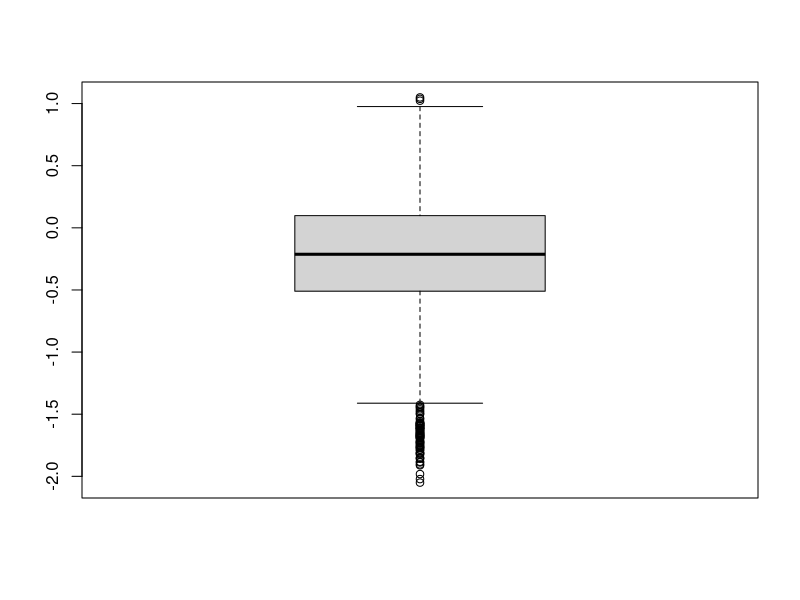
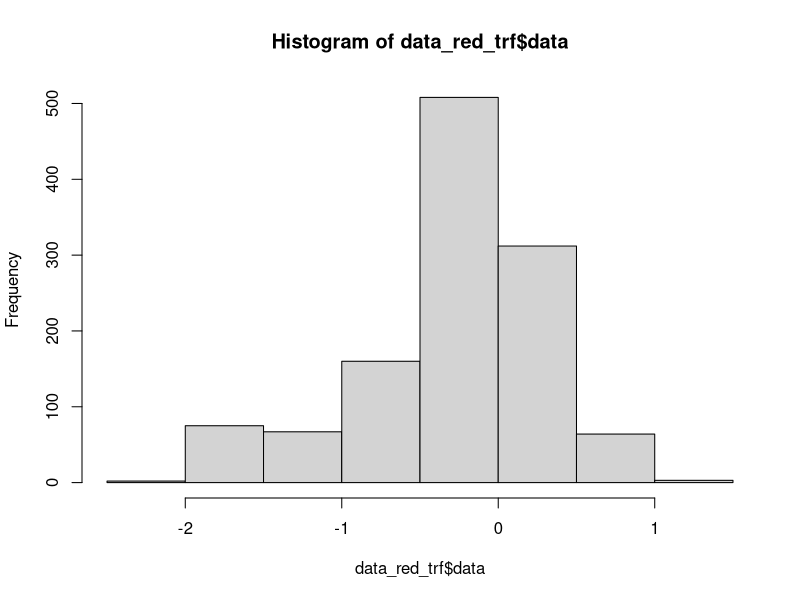
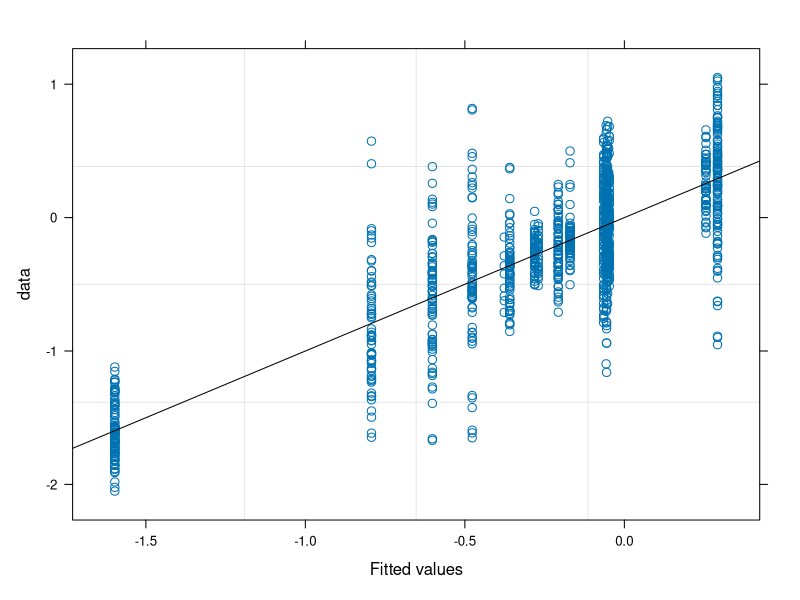
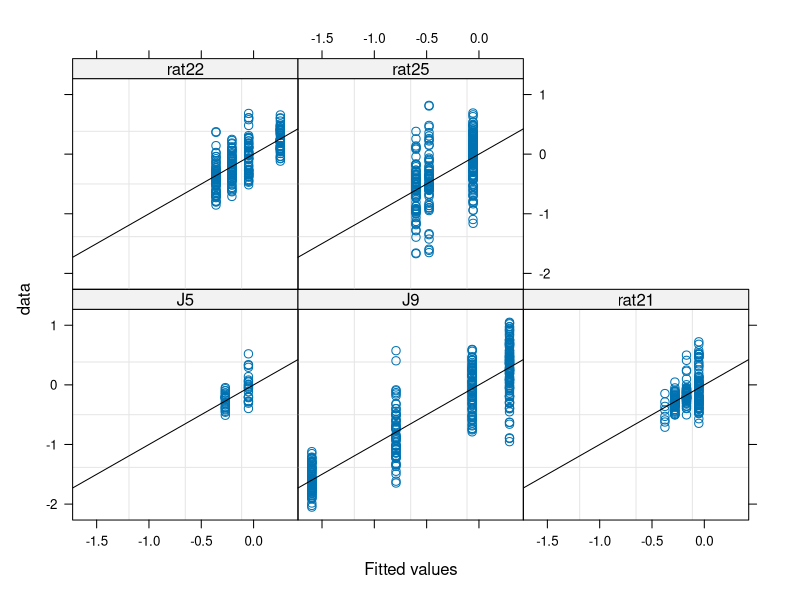
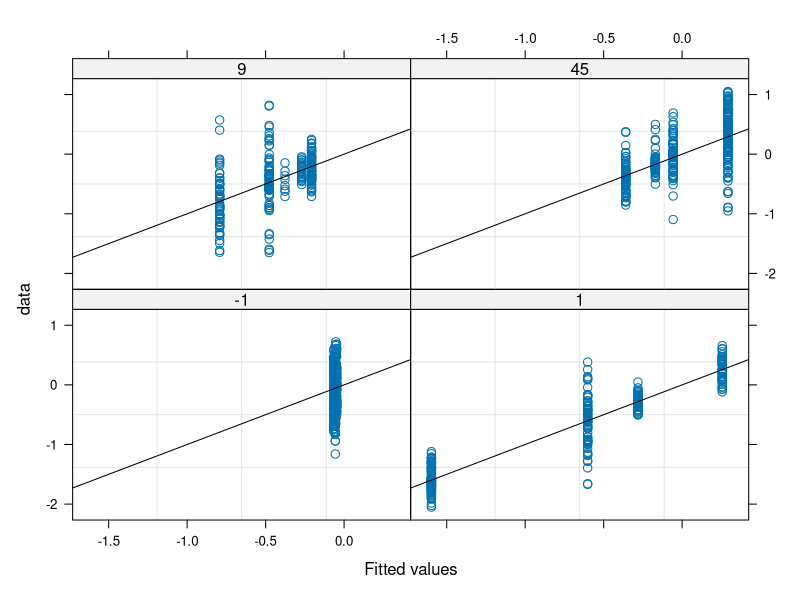
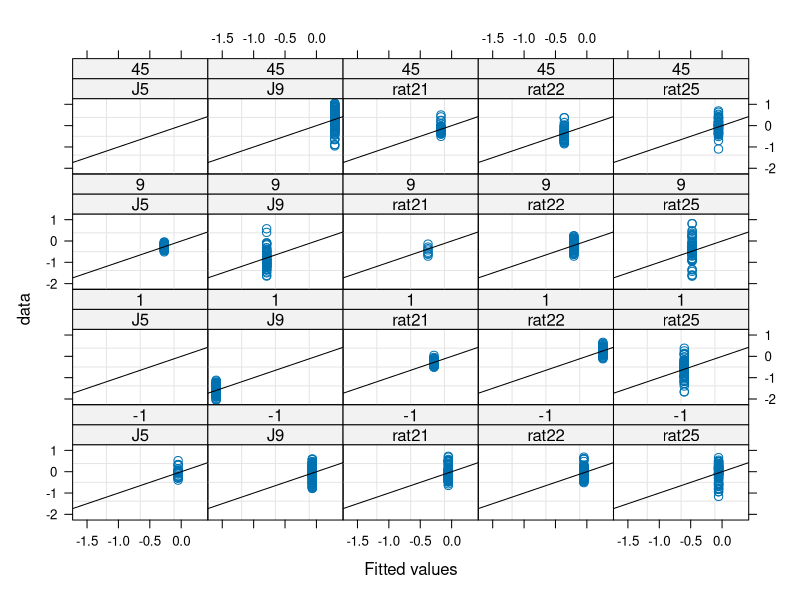
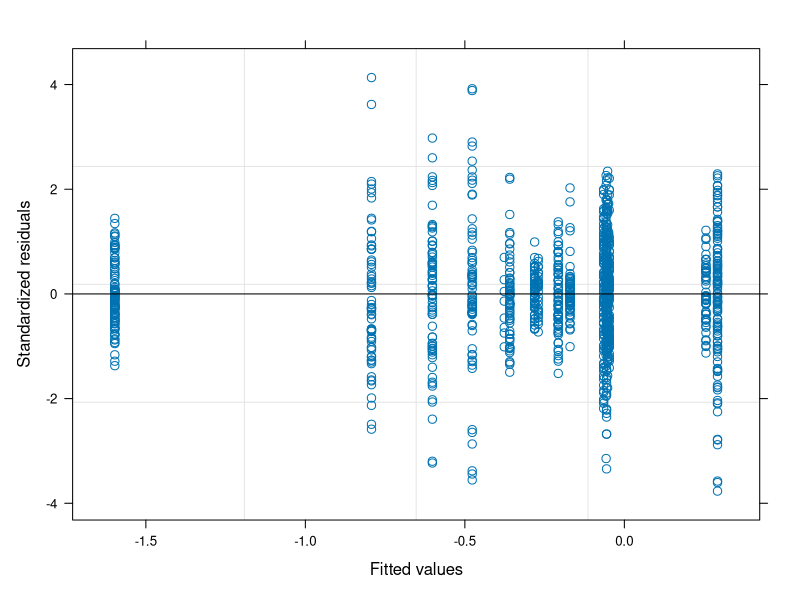
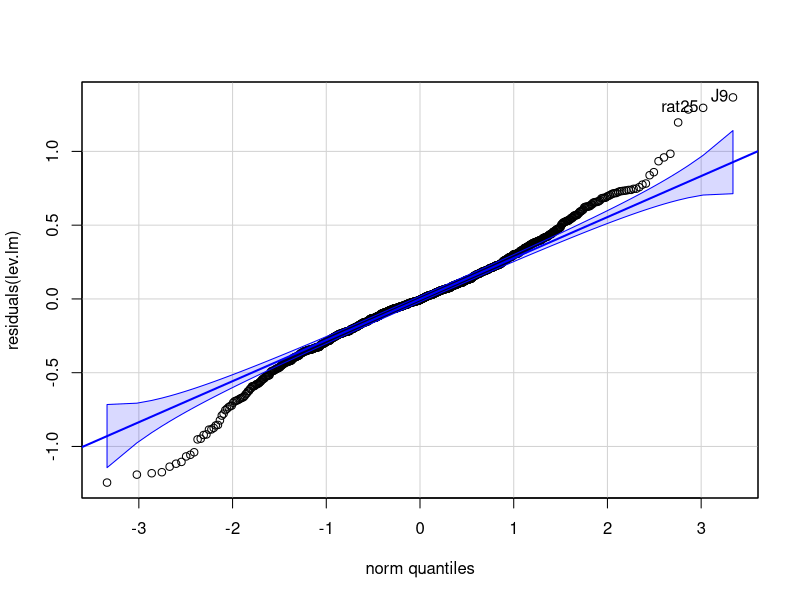

R code for these plots, in order:
require(nlme)
require(graphics)
require(car)
require(MASS)

library(multcomp)

setwd("./")

# empty environment
rm(list=ls())

# load data
data_all = read.csv("./bursts_BFp_SM_GRc.csv")

####################################################################################

# desired muscle
desMuscName <- "BFpC"
desMusc     <- as.factor(desMuscName);

# desired days
desDays     <- as.factor(c("-1","1","9","45"));

# desired subjects
desRatID <- as.factor(c("rat21","rat22","rat24","rat25","J5","J9"))

# extract data
data_red <- data_all[data_all$ratID %in% desRatID & data_all$muscle %in% desMusc & data_all$des_days %in% desDays,]

data_red$ratID    <- factor(data_red$ratID)
data_red$muscle   <- factor(data_red$muscle)
data_red$des_days <- as.factor(data_red$des_days)

# Data transformation
data_red_trf      <- data_red
data_red_trf$data <- log(data_red_trf$data)

boxplot(data_red_trf$data)
hist(data_red_trf$data,breaks=10)

############################### Fit model ##########################################

lCtr <- lmeControl(maxIter = 5000, niterEM = 500, msMaxIter=1000, msMaxEval=1000, msVerbose = FALSE, opt = 'optim')

# Days (and intercept) as a random variable (to account for the variability cross subjects)
lev.lm_nonNest_r  <- lme(data ~ des_days, random = ~des_days|ratID, data=data_red_trf, na.action=na.omit, method = "ML", control=lCtr)

lev.lm <- lev.lm_nonNest_r
summary(lev.lm)

############################ assumptions ############################

#### Fitted values

plot(lev.lm, data~fitted(.), abline = c(0,1)) 
plot(lev.lm, data~fitted(.)|ratID, abline = c(0,1))
plot(lev.lm, data~fitted(.)|des_days, abline = c(0,1))
plot(lev.lm, data~fitted(.)|ratID*des_days, abline = c(0,1))


#### Residuals (should have constant variance and be normally distributed)

plot(lev.lm)                       # Residuals (should have constant variance)
qqp(residuals(lev.lm),"norm")      # Residuals (should be normally distributed)

boxplot(residuals(lev.lm))

myx <- seq(min(residuals(lev.lm)), max(residuals(lev.lm)), length.out= 100)
myhist <- hist(residuals(lev.lm),breaks=20)
multiplier <- myhist$counts / myhist$density

varMean <- lev.lm$sigma * mean(fitted(lev.lm)) ^ (2*lev.lm$modelStruct$varStruct)
normal <- dnorm(x = myx, mean = 0, sd = sqrt(varMean))

normal <- dnorm(x = myx, mean = 0, sd = lev.lm$sigma)

lines(myx, normal* multiplier[1], col = "blue", lwd = 2)

shapiro.test(residuals(lev.lm))


#### Random effects (should be normally distributed)

randBase <- ranef(lev.lm)

randEff <- randBase$`(Intercept)`
qqp( randEff )                         # Random effects (should be notmally distributed)
myx <- seq(min(randEff), max(randEff), length.out= 100)
myhist <- hist(randEff)
multiplier <- myhist$counts / myhist$density
normal <- dnorm(x = myx, mean = 0, sd = as.numeric(VarCorr(lev.lm)[1,2]) )
lines(myx, normal*multiplier[1], col = "blue", lwd = 2)

shapiro.test(randEff)

randEff <- randBase$des_days1
qqp( randEff )  

randEff <- randBase$des_days9
qqp( randEff )  

randEff <- randBase$des_days45
qqp( randEff )  

#############################################################################
################################ PREDICTIONS ################################
#############################################################################

# unique values of the factors
pred <- expand.grid(muscle=unique(data_red$muscle),des_days=unique(data_red$des_days))

# polulation level (level=0) predictions
y=predict(lev.lm, level=0, newdata=pred)
pred$pred_val = y

pred <- pred[order(pred$muscle, pred$des_days),]

############ Compute menas ############
# remove non-used columns and NaN
dat_lev.small <- data_red_trf[,c("ratID","muscle","des_days","data")]
dat_lev.small <- dat_lev.small[!is.na(dat_lev.small$data),]

# mean over gait cycle and rats
data_red.mean <- aggregate(dat_lev.small$data, by = list(dat_lev.small$muscle, dat_lev.small$des_days), FUN = 'mean')
colnames(data_red.mean) <- c("muscle","des_days","data_mean")

data_red.mean <- data_red.mean[order(data_red.mean$muscle, data_red.mean$des_days),]

pred$data_mean = data_red.mean$data_mean
pred$diff      = pred$pred_val - pred$data_mean
pred$diff_perc = pred$diff/pred$data_mean*100

# mean over gait cycles for each rat
data_red.meanSbj <- aggregate(dat_lev.small$data, by = list(dat_lev.small$ratID, dat_lev.small$muscle, dat_lev.small$des_days), FUN = 'mean')
colnames(data_red.meanSbj) <- c("ratID","muscle","des_days","data_mean")

# Mean of the means
data_red.meanSbjAll <- aggregate(data_red.meanSbj$data_mean, by = list(data_red.meanSbj$muscle, data_red.meanSbj$des_days), FUN = 'mean')
colnames(data_red.meanSbjAll) <- c("muscle","des_days","data_mean")

pred$data_mean2 = data_red.meanSbjAll$data_mean

pred$diff2      = pred$pred_val - pred$data_mean2
pred$diff_perc2 = pred$diff2/pred$data_mean2*100


###############################################################################
############################# PREDICTIONS SUBJECTS ############################
###############################################################################

# unique values of the factors
pred.sbj <- expand.grid(ratID=unique(data_red$ratID), muscle=unique(data_red$muscle), des_days=unique(data_red$des_days))

# polulation level (level=0) predictions
y=predict(lev.lm, level=1, newdata=pred.sbj)
pred.sbj$pred_val = y

pred.sbj <- pred.sbj[order(pred.sbj$ratID, pred.sbj$muscle, pred.sbj$des_days),]

############ Compute menas ############
# remove non-used columns and NaN
dat_lev.small <- data_red_trf[,c("ratID","muscle","des_days","data")]
dat_lev.small <- dat_lev.small[!is.na(dat_lev.small$data),]

# mean over gait cycles
data_red.mean <- aggregate(dat_lev.small$data, by = list(dat_lev.small$ratID, dat_lev.small$muscle, dat_lev.small$des_days), FUN = 'mean')
colnames(data_red.mean) <- c("ratID","muscle","des_days","data_mean")

data_red.mean <- data_red.mean[order(data_red.mean$ratID, data_red.mean$muscle, data_red.mean$des_days),]

pred.sbj$data_mean <- NA
for(i in 1:dim(pred.sbj)[1]){
  for(j in 1:dim(data_red.mean)[1]){
    if( all(pred.sbj[i,1:3]==data_red.mean[j,1:3]) ){
      pred.sbj[i,]$data_mean<-data_red.mean[j,]$data_mean
    }
  }
}
pred.sbj$data_mean <- as.numeric(pred.sbj$data_mean)

pred.sbj$diff      = pred.sbj$pred_val - pred.sbj$data_mean
pred.sbj$diff_perc = pred.sbj$diff/pred.sbj$data_mean*100

############################ Post-hoc (time as factor) ############################

ph_conditional <- c("des_days1  = 0",
                    "des_days9  = 0",
                    "des_days45 = 0");


lev.ph <- glht(lev.lm, linfct = ph_conditional);
summary(lev.ph, test=adjusted("bonferroni"))
